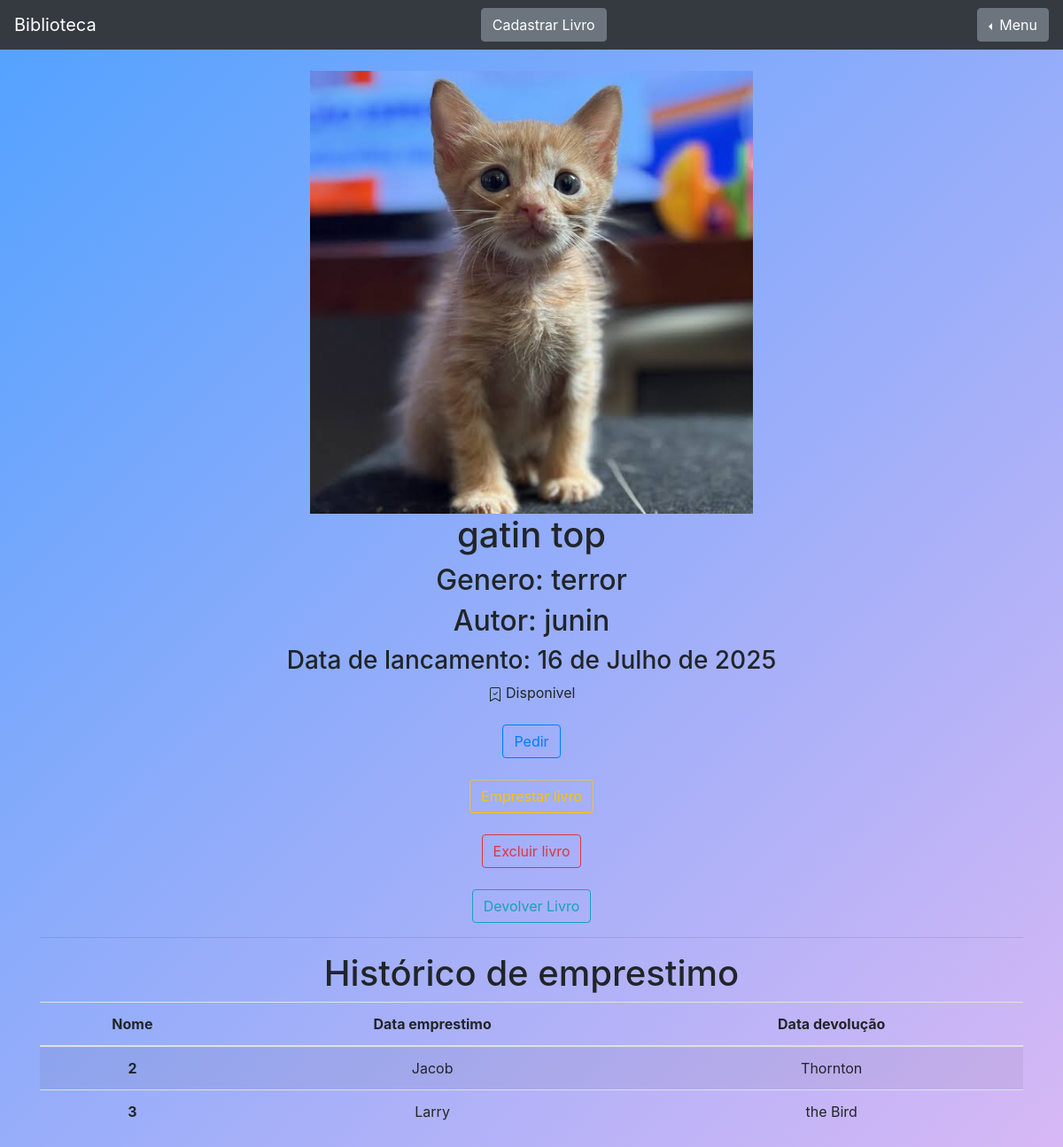
/livro/ver_livro/1 (signed in), run on an earlier commit of the app's database.
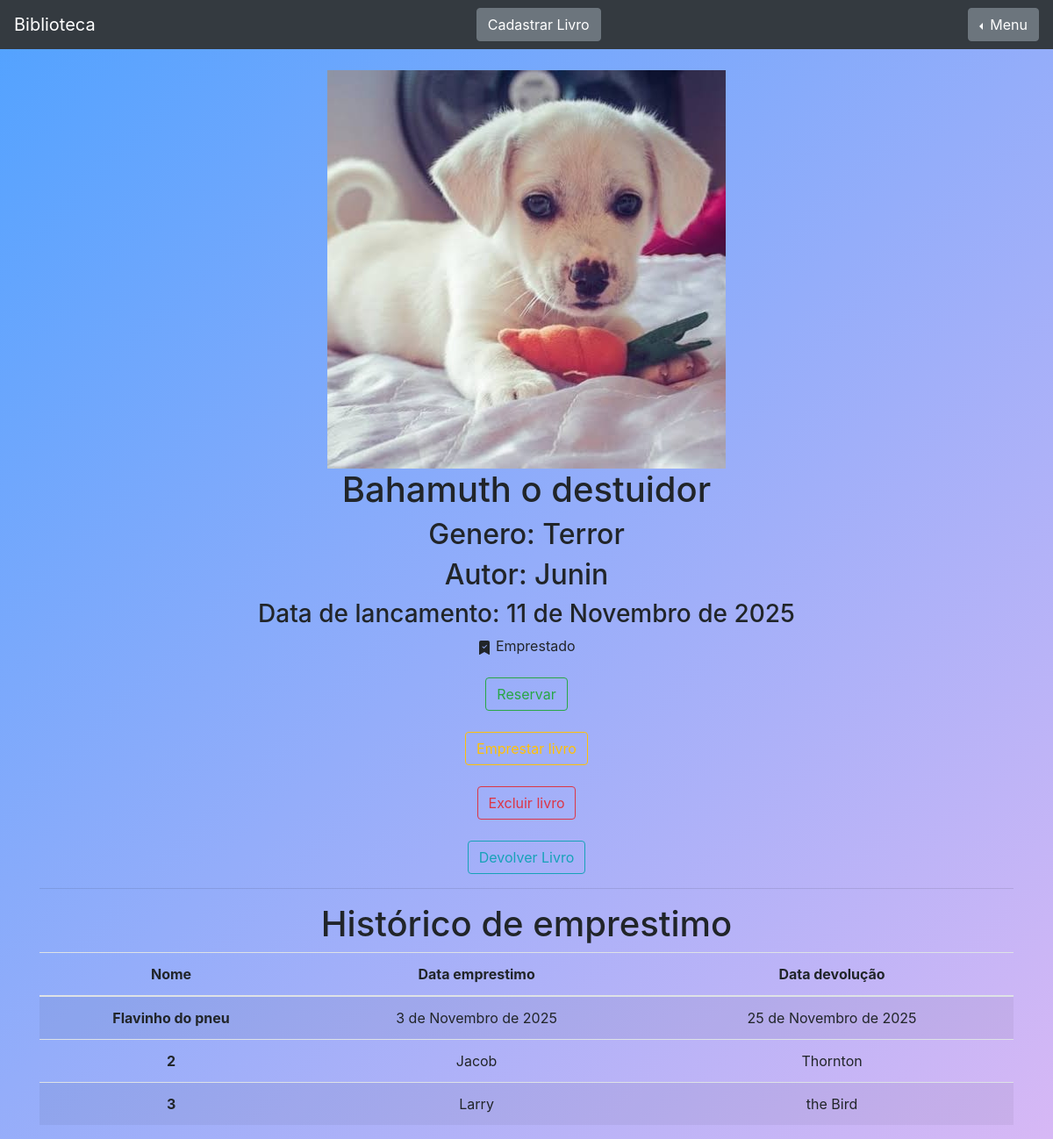
And on a later commit of the database.
### livro/models.py (models this page shows, shortened)
class Livros(models.Model):
    img = models.ImageField(upload_to='capa_livro', null=True, blank=True)
    nome = models.CharField(max_length = 100)
    autor = models.CharField(max_length = 30)
    data_lancamento = models.DateField(blank = True, null = True)
    emprestado = models.BooleanField(default = False)
    usuario = models.ForeignKey(Usuario, on_delete=models.DO_NOTHING)
    categoria = models.ForeignKey(Categoria, on_delete = models.DO_NOTHING)
    class Meta:
        verbose_name = 'Livro'

class Categoria(models.Model):
    nome = models.CharField(max_length = 30)
    descricao = models.TextField()
    def __str__(self) -> str:
        return self.nome

class Emprestimos(models.Model):
    nome_emprestado = models.ForeignKey(Usuario, on_delete=models.DO_NOTHING, blank= True, null = True)
    nome_emprestado_anonimo = models.CharField(max_length = 30, blank= True, null = True)
    data_emprestimo = models.DateField(blank = True, null = True)
    data_devolucao = models.DateField(blank = True, null = True)
    livro = models.ForeignKey(Livros, on_delete=models.DO_NOTHING)
    class Meta:
        verbose_name = 'Emprestimo'

### usuarios/models.py (models this page shows)
class Usuario(models.Model):
    nome = models.CharField(max_length=50)
    email = models.EmailField()
    senha = models.CharField(max_length=64)
    def __str__(self) -> str:
        return self.nome

### livro/views.py (the view)
# urls.py: path('ver_livro/<int:id>', views.ver_livros, name = 'ver_livros'),
def ver_livros(request, id):
    if request.session.get('usuario'):
            livros = Livros.objects.get(id = id)
            if request.session.get('usuario'):
                livros = Livros.objects.get(id = id)
                emprestimos = Emprestimos.objects.filter(livro = livros)
                form = LivrosForm()
                usuarios = Usuario.objects.all()
                form.fields['usuario'].initial = request.session['usuario']
                form.fields['categoria'].qyueryset = Usuario.objects.all()
                return render(request, 'ver_livro.html', {'livro': livros, 'form': form, 'emprestimos': emprestimos, 'livro_id': id, 'usuarios':usuarios})
            else:
                return redirect('/auth/cadastro/?status=5')
    return redirect('/auth/login/?status=2')

### livro/templates/ver_livro.html (shortened to what this page needs)
{% extends 'base.html' %}
{% block 'conteudo' %}
<div style="text-align: center" class="container">
    <br>
    <img style="max-width:500px;" src="{{livro.img.url}}" alt="{{ livro.nome }}" >
    <h1>{{livro.nome}}</h1>
    <h2>Genero: {{livro.categoria}}</h2>
    <h2>Autor: {{livro.autor}}</h2>
    <h3>Data de lancamento: {{livro.data_lancamento}}</h3>
    {% if livro.emprestado %}
        Emprestado
        <br>
        <br>
        <button type="button" class="btn btn-outline-success">Reservar</button>
        <br>
    {% else %}
        Disponivel
        <br>
        <br>
        <button type="button" class="btn btn-outline-primary">Pedir</button>
        <br>
    {% endif %}
    <br>
    {% if request.session.usuario and request.session.usuario == livro.usuario.id %}
        <button type="button" class="btn btn-outline-warning" data-toggle="modal" data-target="#emprestarlivro">
        </button>
        <br>
        <br>
        <button type="button" class="btn btn-outline-danger" data-toggle="modal" data-target="#excluirlivro">
            Excluir livro
        </button>
        <br>
        <br>
    {% endif %}
    <a href="{% url 'devolver_livro' %}" class="btn btn-outline-info">Devolver Livro</a>
    <br>
    <hr>
    <h1>Histórico de emprestimo</h1>
    <table class="table table-striped">
        <thead>
            <tr>
            <th scope="col">Nome</th>
            <th scope="col">Data emprestimo</th>
            <th scope="col">Data devolução</th>
            </tr>
        </thead>
        <tbody>
            {% for i in emprestimos %}
                <tr>
                {%if i.nome_emprestado_anonimo == None %}
                    <th scope="row">{{i.nome_emprestado}}</th>
                {% else %}
                    <th scope="row">{{i.nome_emprestado_anonimo}}</th>
                {% endif %}
                <td>{{i.data_emprestimo}}</td>
                <td>{{i.data_devolucao}}</td>
                </tr>
            {% endfor %}
            <tr>
            <th scope="row">2</th>
            <td>Jacob</td>
            <td>Thornton</td>
            </tr>
            <tr>
            <th scope="row">3</th>
            <td>Larry</td>
            <td>the Bird</td>
            </tr>
        </tbody>
        </table>
    </div>
{% endblock %}

What changed in the data, as far as the page shows it:
changed Livros: img: a different picture; nome "gatin top" → "Bahamuth o destuidor"; categoria "terror" → "Terror"; autor "junin" → "Junin"; data_lancamento "16 de Julho de 2025" → "11 de Novembro de 2025"; emprestado False → True (drawn)
added Emprestimos: nome_emprestado "Flavinho do pneu", data_emprestimo "3 de Novembro de 2025", data_devolucao "25 de Novembro de 2025"
Also different on the page:
text no longer shown: "Disponivel Pedir"
text now shown: "Emprestado Reservar"
